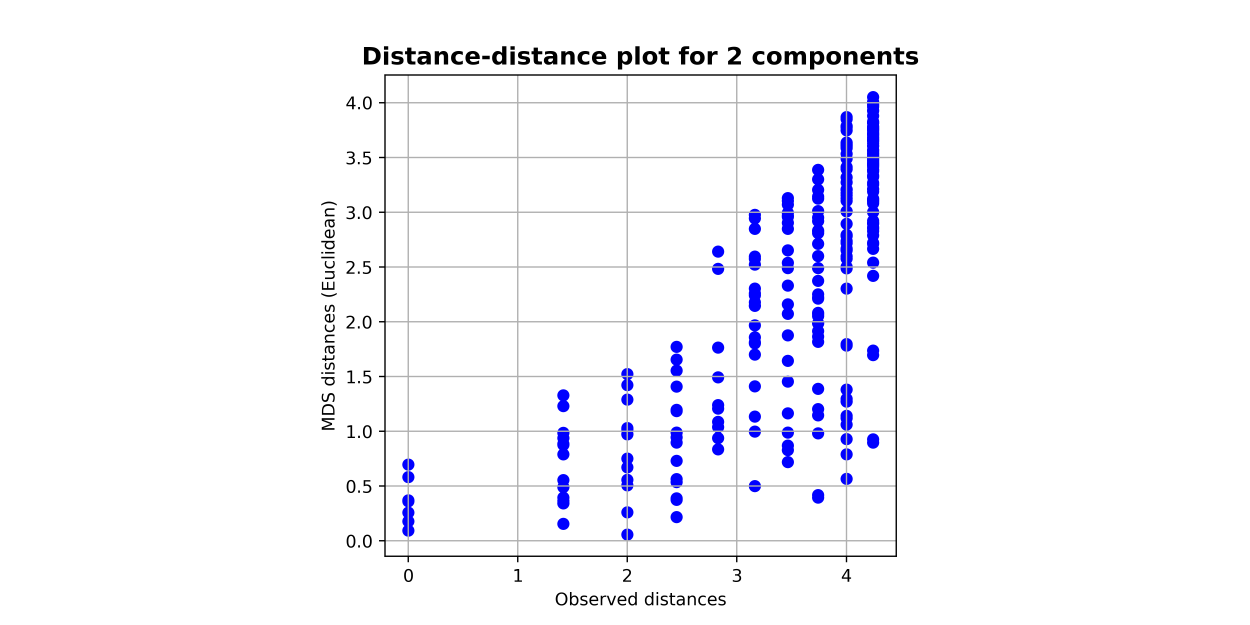
#> input picture Lab3/assets/distance_distance_plot_2.png, 5000 x 2500 px, found by its file name (shown at 1/4 size)
$ python images_for_report.py
#> lines starting #> are read from the running program, lines starting #| are printed output that depends on the picture
from PIL import Image
import os

DATA_PATH = 'data'
RESULTS_PATH = 'assets'
DOWNSAMPLE_SIZE = (1222, 859)


def stitch_images(image_paths):
    images = [Image.open(x) for x in image_paths]
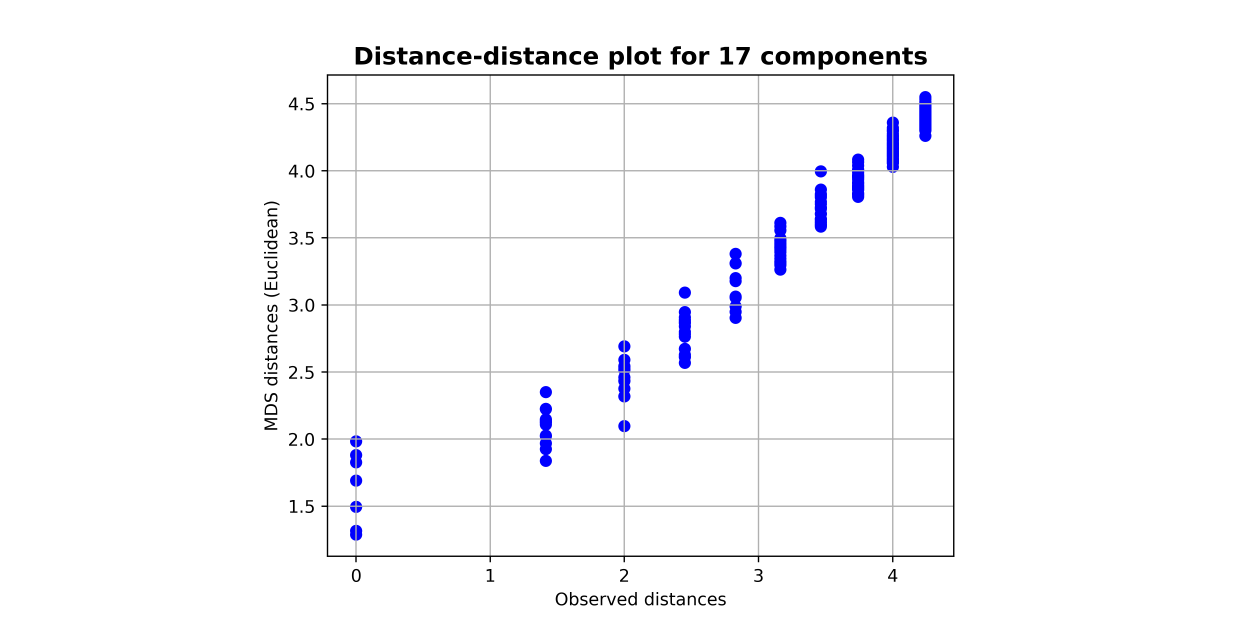
#> input picture Lab3/assets/distance_distance_plot_all.png, 5000 x 2500 px, found by its file name (shown at 1/4 size)
#> images = 2 items

    max_height = max(img.height for img in images)
#> max_height = 2500

    images = [img.resize((int(img.width * max_height / img.height), max_height)) for img in images]

    total_width = sum(img.width for img in images)
#> total_width = 10000
    new_img = Image.new('RGB', (total_width, max_height))
#> new_img: PIL image 10000x2500 RGB; every value is 0

    x_offset = 0
    for img in images:
        new_img.paste(img, (x_offset, 0))
        x_offset += img.width
#> this loop made 2 passes
#> x_offset on passes 1 to 2: 5000, 10000
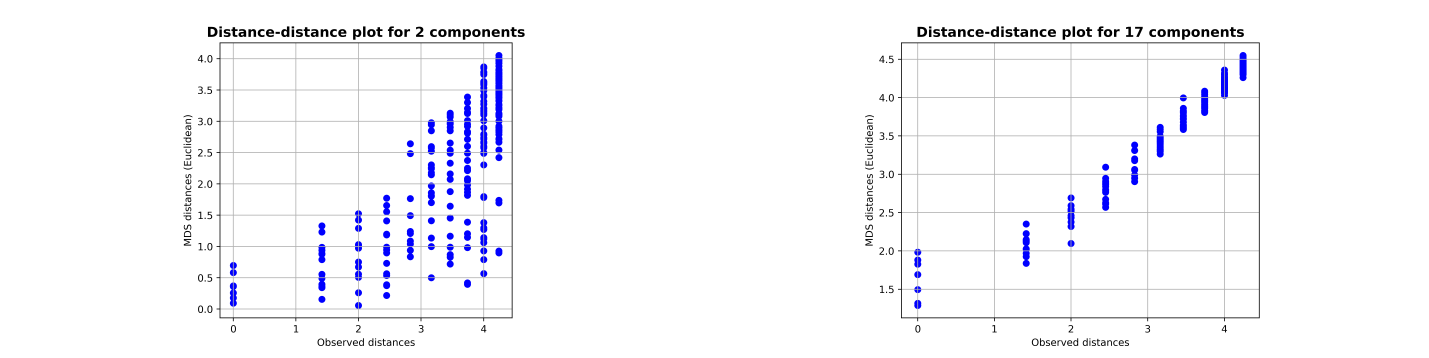
#> new_img: PIL image 10000x2500 RGB (shown at 1/7 size); mean R, G, B 247.3, 247.3, 250.9
#> after the loop, x_offset = 10000

    return new_img


# Usage:
base_path = os.path.join('assets')


image_files = [
    'distance_distance_plot_2.png',
    'distance_distance_plot_all.png',
]
result = stitch_images([os.path.join(base_path, x) for x in image_files])
result.save(os.path.join(RESULTS_PATH, "two_dist_dist_plot.png"), quality=1)
